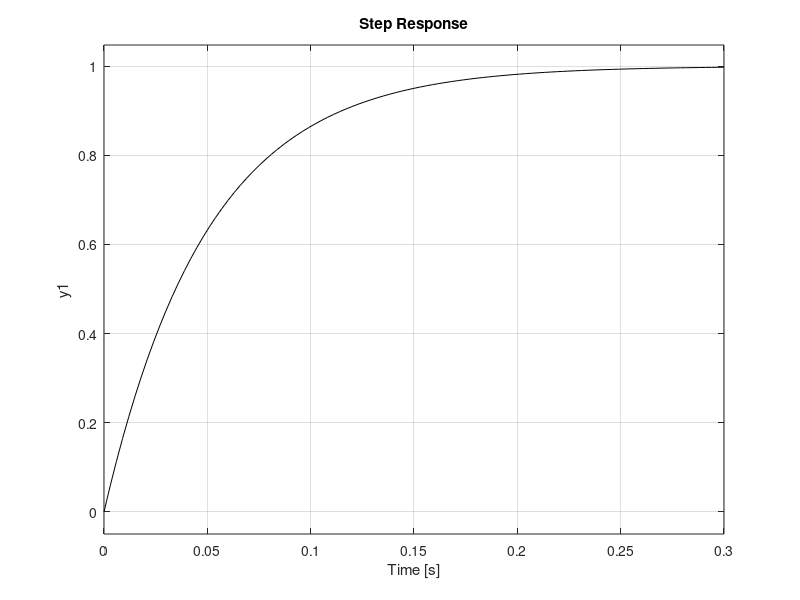

Reproduce this figure in MATLAB. (Note: this script raises an error after producing the figure.)
figure;
hold on;

Gp=tf([1],[1 1])
step(Gp,'b')

Gp=tf([3],[1 3])
step(Gp,'r')

Gp=tf([12],[1 12])
step(Gp,'g')

Gp=tf([20],[1 20])
step(Gp,'k')

cleanfigure; 
matlab2tikz('Output/ex2.tex');

figure;
Gp=tf([20],[1 -20])
step(Gp)
axis([0 1 0 500000]);
cleanfigure
matlab2tikz('Output/ex2_2.tex'); 
